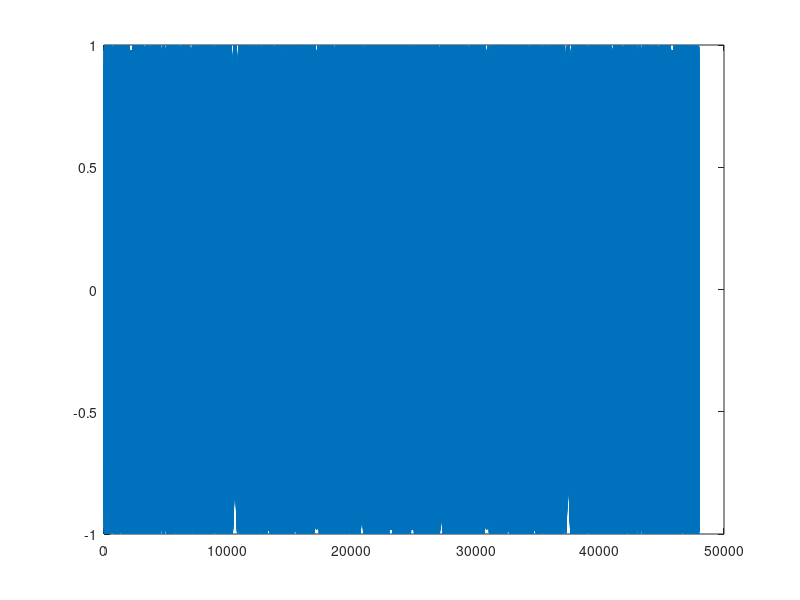
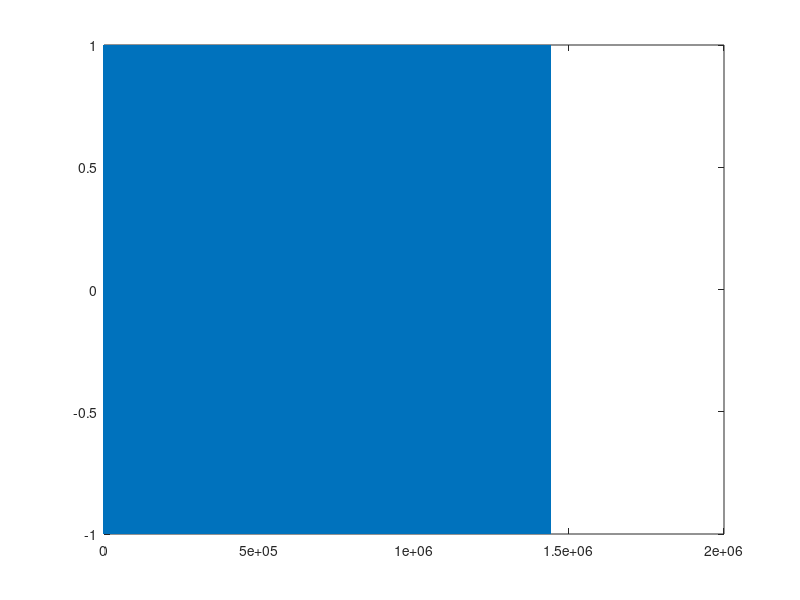

Write the MATLAB code that produced these figures, in order.
clear
sf = 48000;
F = 17000;
B = 5000;
T = 0.5;
offsetPart = 0.005;
%% generate zig
N = T * sf;
t = 1/sf:1/sf:T;
K = B/T;
% turnFlag = 0;
% audio = zeros(1,length(t));
%%
% for i = 1:length(t)
%     if turnFlag == 0
%         audio(i) = cos(2*pi*(F*t(i)+K/2*t(i)^2));
%     else
%         audio(i) = cos(2*pi*((F+K)*t(i)+K/2*t(i)^2));
%     end
%     if i/N==0
%         K = -K;
%         turnFlag = 1-turnFlag;
%     end
% end



chirp = cos(2*pi.*(F.*t+K/2.*t.^2));
zig = [chirp flip(chirp)];
figure(1)
plot(zig)
offsetPoint = length(zig)*offsetPart;
%% generate 60 sec
audio = [];
for i = 1:15/T
    audio = [audio zig];
end

figure(2)
plot(audio)
%% generate left/right
% offsetPoint = N * offsetPart;
totalPoint = length(audio) - offsetPoint;
audioData1 = audio(1,1:totalPoint);
audioData2 = audio(1,1+offsetPoint:totalPoint+offsetPoint);

%%
audioData = [audioData1',audioData2'];
fileName = [num2str(F/1000) num2str((F+B)/1000) 'k' num2str(T*2) 'T' num2str(offsetPart) 'Offzig.wav'];

audiowrite(fileName,audioData,sf);



